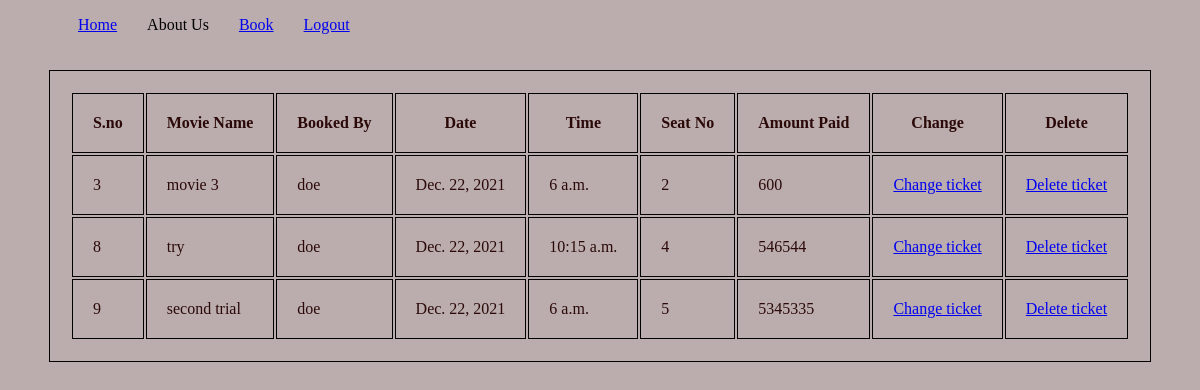
The page /movie/2 (signed in) on the database its author committed.
### movie/models.py (models this page shows, shortened)
class Movies(models.Model):
    id = models.AutoField(primary_key=True)
    title = models.CharField(max_length=50,null=True,blank=True)
    username = models.ForeignKey('auth.User', on_delete=models.CASCADE)
    date = models.DateField(auto_now=False,null=True,blank=True)
    time = models.TimeField(auto_now=False, null=True,blank=True)
    seats = models.IntegerField(null=True,blank=True,
        validators=[MinValueValidator(1), MaxValueValidator(5)])
    payment = models.IntegerField(null=True,blank=True)

### movie/views.py (the view)
# urls.py: path('movie/<str:pk>',views.MovieList.as_view(), name='single'),
class MovieList(ListView):
    model = Movies
    template_name = 'movie/single_user.html'
    context_object_name = 'movie_by_user'
    def get_queryset(self):
        return Movies.objects.filter(username=self.kwargs['pk'])

### movie/templates/movie/single_user.html
{% extends 'main.html' %}
{% block content %}
<br>
<br>
<table align ="center";>
    <tr>
        <th>S.no</th>
        <th>Movie Name</th>
        <th>Booked By</th>
        <th>Date</th>
        <th>Time</th>
        <th>Seat No</th>
        <th>Amount Paid</th>
        <th>Change </th>
        <th>Delete </th>
    </tr>
    {% for m in movie_by_user %}
<tr>
    <td>{{m.id}}</td>
    <td>{{m.title}}</td>
    <td>{{m.username}}</td>
    <td>{{m.date}}</td>
    <td>{{m.time}}</td>
    <td>{{m.seats}}</td>
    <td>{{m.payment}}</td>
    <td><a href="{% url 'changeticket' m.id %}">Change ticket</a>
        <td><a href="{% url 'deleteticket' m.id %}">Delete ticket</a>
</tr>
{% endfor %}
</table>
{% endblock content %}

### static/style/main.css (style rules this page uses)
body { color: rgb(43, 9, 9); background-color: rgb(187, 173, 173); }
table,th,td { padding: 20px; border: 1px solid black; }

### rows shown on the page
Movies: id "3", title "movie 3", username "doe", date "Dec. 22, 2021", time "6 a.m.", seats "2", payment "600"
Movies: id "8", title "try", username "doe", date "Dec. 22, 2021", time "10:15 a.m.", seats "4", payment "546544"
Movies: id "9", title "second trial", username "doe", date "Dec. 22, 2021", time "6 a.m.", seats "5", payment "5345335"
